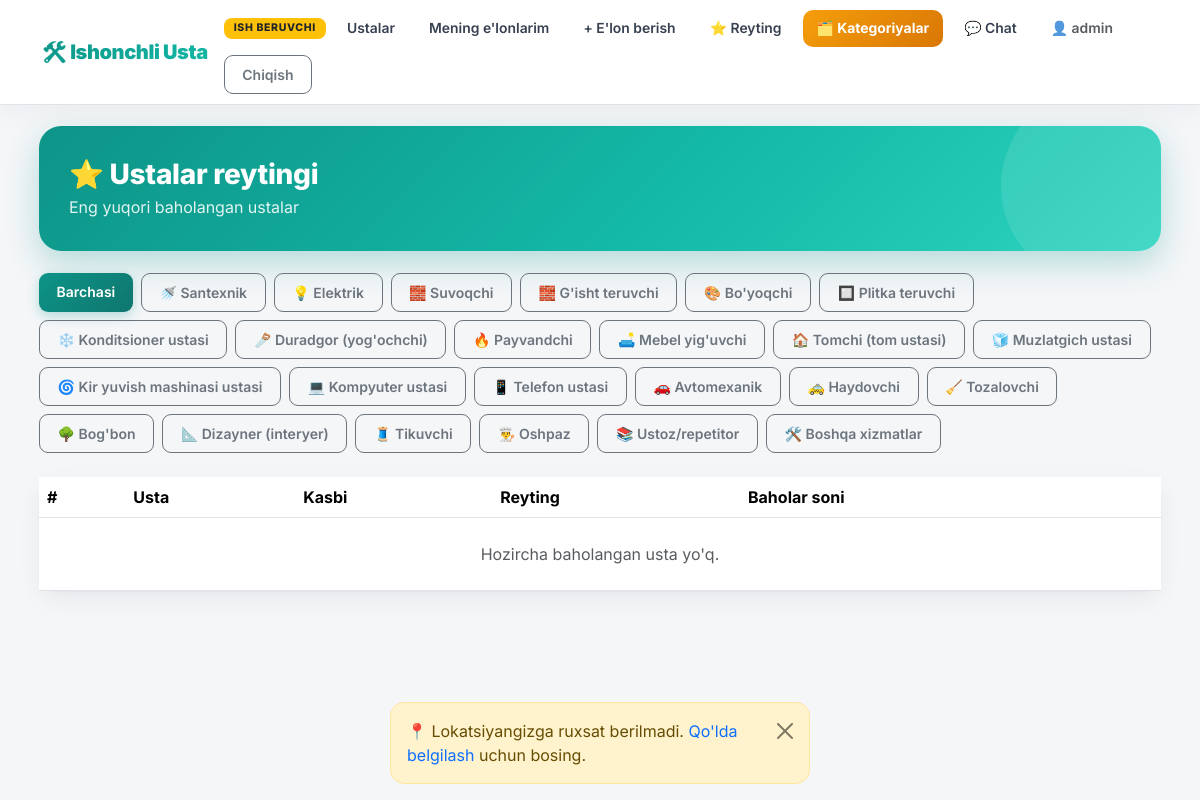
Screenshot of /reyting/ (signed in) with the database file from the repository.
### accounts/models.py (models this page shows, shortened)
class User(AbstractUser):
    ROLE_CHOICES = [
        ("ishchi", "Ishchi (Usta)"),
        ("ish_beruvchi", "Ish beruvchi"),
    ]
    role = models.CharField("Roli", max_length=20, choices=ROLE_CHOICES, default="ish_beruvchi")
    phone = models.CharField(
        "Telefon raqami", max_length=13, validators=[phone_validator],
        unique=True, null=True, blank=True
    )
    profile_image = models.ImageField("Profil rasmi", upload_to="profiles/", blank=True, null=True)
    bio = models.TextField("O'zi haqida", blank=True)
    category = models.ForeignKey(
        "workers.WorkerCategory", on_delete=models.SET_NULL, null=True, blank=True,
        related_name="workers", verbose_name="Kasb kategoriyasi"
    )
    experience_years = models.PositiveIntegerField("Tajriba (yil)", null=True, blank=True)
    latitude = models.FloatField("Kenglik (lat)", null=True, blank=True)
    longitude = models.FloatField("Uzunlik (lng)", null=True, blank=True)
    address = models.CharField("Manzil (matn ko'rinishida)", max_length=255, blank=True)
    location_updated_at = models.DateTimeField("Lokatsiya yangilangan vaqti", null=True, blank=True)
    created_at = models.DateTimeField("Ro'yxatdan o'tgan sana", auto_now_add=True)
    @property
    def is_worker(self):
        return self.role == "ishchi"

### workers/models.py (models this page shows, shortened)
class WorkerCategory(models.Model):
    name = models.CharField("Nomi", max_length=100, unique=True)
    icon = models.CharField("Ikonka (emoji)", max_length=10, blank=True, default="🛠️")
    order = models.PositiveIntegerField("Tartib raqami", default=0)
    class Meta:
        verbose_name = "Kasb kategoriyasi"
        verbose_name_plural = "Kasb kategoriyalari"
        ordering = ["order", "name"]

### ratings/views.py (the view)
# urls.py: path("reyting/", views.leaderboard_view, name="leaderboard"),
@login_required
def leaderboard_view(request):
    category_id = request.GET.get("category", "")
    workers = User.objects.filter(role="ishchi").annotate(
        avg_rating=Avg("received_ratings__stars"),
        ratings_total=Count("received_ratings"),
    ).filter(ratings_total__gt=0)
    if category_id:
        workers = workers.filter(category_id=category_id)
    workers = workers.order_by("-avg_rating", "-ratings_total")
    categories = WorkerCategory.objects.all()
    return render(request, "ratings/leaderboard.html", {
        "workers": workers, "categories": categories, "selected_category": category_id,
    })

### workers/context_processors.py (called while the page is built)
def categories(request):
    if not request.user.is_authenticated:
        return {}
    return {"nav_categories": WorkerCategory.objects.all()}

### ratings/templates/ratings/leaderboard.html (shortened to what this page needs)
{% extends "base.html" %}
{% block content %}
<div class="page-hero">
  <h3>⭐ Ustalar reytingi</h3>
  <p>Eng yuqori baholangan ustalar</p>
</div>
<div class="d-flex gap-2 flex-wrap mb-4">
  <a href="{% url 'ratings:leaderboard' %}" class="btn btn-sm {% if not selected_category %}btn-primary{% else %}btn-outline-secondary{% endif %}">Barchasi</a>
  {% for cat in categories %}
    <a href="?category={{ cat.pk }}" class="btn btn-sm {% if selected_category == cat.pk|stringformat:'s' %}btn-primary{% else %}btn-outline-secondary{% endif %}">{{ cat.icon }} {{ cat.name }}</a>
  {% endfor %}
</div>
<div class="card p-0">
  <table class="table mb-0 align-middle">
    <thead>
      <tr><th>#</th><th>Usta</th><th>Kasbi</th><th>Reyting</th><th>Baholar soni</th><th></th></tr>
    </thead>
    <tbody>
      {% for w in workers %}
        <tr>
          <td>{{ forloop.counter }}</td>
          <td>{{ w.first_name|default:w.username }}</td>
          <td><span class="cat-chip">{{ w.category.icon }} {{ w.category.name|default:"—" }}</span></td>
          <td><span class="stars">{% for i in "12345" %}{% if forloop.counter <= w.avg_rating %}★{% else %}☆{% endif %}{% endfor %}</span> {{ w.avg_rating|floatformat:1 }}</td>
          <td>{{ w.ratings_total }}</td>
          <td><a href="{% url 'accounts:profile_detail' w.pk %}" class="small">Profil</a></td>
        </tr>
      {% empty %}
        <tr><td colspan="6" class="text-muted text-center py-4">Hozircha baholangan usta yo'q.</td></tr>
      {% endfor %}
    </tbody>
  </table>
</div>
{% endblock %}

### templates/base.html (shortened to what this page needs)
{% load static %}
<!DOCTYPE html>
<html lang="uz">
<head>
    <link href="https://cdn.jsdelivr.net/npm/bootstrap@5.3.3/dist/css/bootstrap.min.css" rel="stylesheet">
</head>
<body>
<nav class="navbar navbar-expand-lg">
    <div class="container">
        <a class="navbar-brand" href="{% url 'accounts:dashboard' %}">🛠️ Ishonchli&nbsp;Usta</a>
        {% if user.is_authenticated %}
        <div class="collapse navbar-collapse" id="navMain">
            <div class="d-flex align-items-center gap-2 flex-wrap ms-lg-auto">
                {% if user.is_worker %}
                    <span class="badge bg-info text-dark badge-role align-self-center">USTA</span>
                    <a href="{% url 'jobs:job_list' %}" class="nav-link-custom">Ish qidirish</a>
                    <a href="{% url 'accounts:profile_detail' user.pk %}" class="nav-link-custom">Mening profilim</a>
                {% else %}
                    <span class="badge bg-warning text-dark badge-role align-self-center">ISH BERUVCHI</span>
                    <a href="{% url 'workers:worker_list' %}" class="nav-link-custom">Ustalar</a>
                    <a href="{% url 'jobs:my_jobs' %}" class="nav-link-custom">Mening e'lonlarim</a>
                    <a href="{% url 'jobs:job_create' %}" class="nav-link-custom">+ E'lon berish</a>
                    <a href="{% url 'ratings:leaderboard' %}" class="nav-link-custom">⭐ Reyting</a>
                {% endif %}
                <button type="button" class="nav-link-cat" data-bs-toggle="modal" data-bs-target="#categoriesModal">🗂️ Kategoriyalar</button>
                <a href="{% url 'chat:inbox' %}" class="nav-link-custom">💬 Chat</a>
                <a href="{% url 'accounts:profile_detail' user.pk %}" class="d-flex align-items-center gap-1 text-muted small nav-link-custom">
                    {% if user.profile_image %}
                        <img src="{{ user.profile_image.url }}" class="avatar-sm">
                    {% else %}
                        👤
                    {% endif %}
                    {{ user.first_name|default:user.username }}
                </a>
                <form action="{% url 'accounts:logout' %}" method="post" class="m-0">
                    <button type="submit" class="btn btn-outline-secondary btn-sm w-100">Chiqish</button>
                </form>
            </div>
        </div>
        {% else %}
        <div class="d-flex align-items-center gap-2">
            <a href="{% url 'accounts:login' %}" class="btn btn-outline-primary btn-sm">Kirish</a>
            <a href="{% url 'accounts:register' %}" class="btn btn-primary btn-sm">Ro'yxatdan o'tish</a>
        </div>
        {% endif %}
    </div>
</nav>
<div class="page-wrap">
    {% block content %}{% endblock %}
</div>
</body>
</html>

### templates/base.html (style rules this page uses)
:root { --brand:#0d9488; --brand-dark:#0f766e; --brand-light:#f0fdfa; --brand-2:#14b8a6; --accent:#f59e0b; --accent-dark:#d97706; --bg:#f4f6f8; --ink:#111827; --muted:#6b7280; --radius:18px; }
* { box-sizing:border-box; }
body { font-family:'Inter',sans-serif; background:var(--bg); color:var(--ink); -webkit-font-smoothing:antialiased; }
a { text-decoration:none; }
h1,h2,h3,h4,h5,h6 { font-weight:800; letter-spacing:-.01em; }
.navbar { background:#fff!important; box-shadow:0 1px 0 rgba(17,24,39,.06), 0 8px 24px rgba(17,24,39,.04); position:sticky; top:0; z-index:200; padding:10px 0; }
.navbar-brand { font-weight:900; font-size:1.25rem; letter-spacing:-.02em; background:linear-gradient(135deg, var(--brand) 0%, var(--brand-2) 100%); -webkit-background-clip:text; -webkit-text-fill-color:transparent; background-clip:text; }
.nav-link-custom { color:#374151; font-size:.87rem; font-weight:600; padding:8px 13px; border-radius:10px; transition:.15s; display:block; }
.nav-link-cat { color:#fff; background:linear-gradient(135deg, var(--accent) 0%, var(--accent-dark) 100%); font-size:.87rem; font-weight:700; padding:8px 14px; border-radius:10px; border:none; }
.badge-role { font-size:.66rem; letter-spacing:.06em; font-weight:800; padding:5px 10px; border-radius:8px; }
.btn { border-radius:11px; font-weight:600; padding:.5rem 1.1rem; transition:transform .15s cubic-bezier(.34,1.56,.64,1), box-shadow .2s ease, filter .15s ease, background .15s ease; position:relative; overflow:hidden; }
.btn-sm { border-radius:9px; }
.btn-primary { background:linear-gradient(135deg, var(--brand) 0%, var(--brand-dark) 100%); border:none; box-shadow:0 4px 12px rgba(13,148,136,.28); }
.btn::after { content:""; position:absolute; inset:0; border-radius:inherit; background:radial-gradient(circle, rgba(255,255,255,.5) 0%, transparent 60%); opacity:0; transform:scale(0); transition:opacity .4s ease, transform .4s ease; pointer-events:none; }
a.quick-tile, a.nav-link-custom, .cat-chip, .dist-chip { transition:transform .15s ease, box-shadow .15s ease, background .15s ease; }
.card { border:none; border-radius:var(--radius); box-shadow:0 1px 2px rgba(17,24,39,.04), 0 8px 24px rgba(17,24,39,.06); transition:transform .2s cubic-bezier(.34,1.56,.64,1), box-shadow .2s ease; }
.page-wrap { max-width:1150px; margin:0 auto; padding:22px 14px 90px; }
.page-hero { background:linear-gradient(135deg, var(--brand) 0%, var(--brand-2) 55%, #2dd4bf 100%); border-radius:22px; padding:32px 30px; color:#fff; margin-bottom:22px; box-shadow:0 12px 32px rgba(13,148,136,.28); position:relative; overflow:hidden; }
.page-hero::after { content:""; position:absolute; right:-40px; top:-40px; width:200px; height:200px; border-radius:50%; background:rgba(255,255,255,.10); }
.page-hero h1, .page-hero h3 { color:#fff; margin-bottom:4px; position:relative; }
.page-hero p { color:rgba(255,255,255,.88); margin-bottom:0; position:relative; }

### rows the page displays
User: first_name "admin"
WorkerCategory: icon "🚿", name "Santexnik"
WorkerCategory: icon "💡", name "Elektrik"
WorkerCategory: icon "🧱", name "Suvoqchi"
WorkerCategory: icon "🧱", name "G'isht teruvchi"
WorkerCategory: icon "🎨", name "Bo'yoqchi"
WorkerCategory: icon "🔲", name "Plitka teruvchi"
WorkerCategory: icon "❄️", name "Konditsioner ustasi"
WorkerCategory: icon "🪚", name "Duradgor (yog'ochchi)"
WorkerCategory: icon "🔥", name "Payvandchi"
WorkerCategory: icon "🛋️", name "Mebel yig'uvchi"
WorkerCategory: icon "🏠", name "Tomchi (tom ustasi)"
WorkerCategory: icon "🧊", name "Muzlatgich ustasi"
WorkerCategory: icon "🌀", name "Kir yuvish mashinasi ustasi"
WorkerCategory: icon "💻", name "Kompyuter ustasi"
WorkerCategory: icon "📱", name "Telefon ustasi"
WorkerCategory: icon "🚗", name "Avtomexanik"
WorkerCategory: icon "🚕", name "Haydovchi"
WorkerCategory: icon "🧹", name "Tozalovchi"
WorkerCategory: icon "🌳", name "Bog'bon"
WorkerCategory: icon "📐", name "Dizayner (interyer)"
WorkerCategory: icon "🧵", name "Tikuvchi"
WorkerCategory: icon "👨‍🍳", name "Oshpaz"
WorkerCategory: icon "📚", name "Ustoz/repetitor"
WorkerCategory: icon "🛠️", name "Boshqa xizmatlar"
